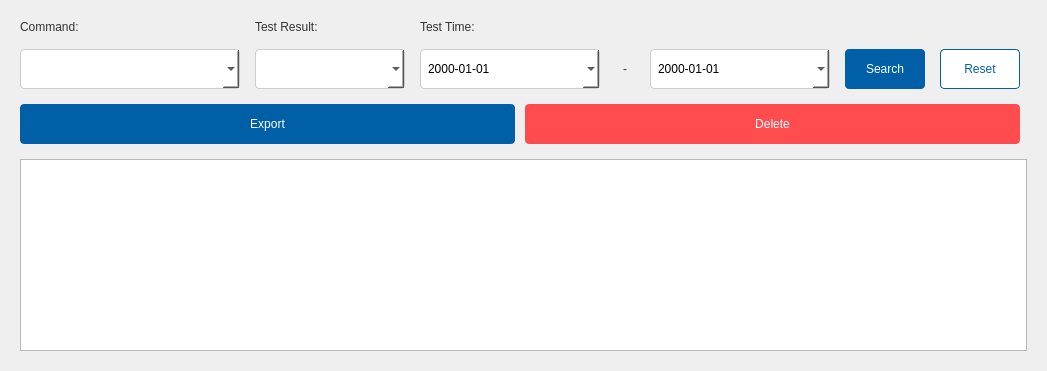
         <widget class="QWidget" name="page_serial">
          <property name="styleSheet">
             <string notr="true">
#wnd_serial_filters QLabel { font: 12pt &quot;微软雅黑&quot;; color: #333333; }
#wnd_serial_filters QLineEdit { border: 1px solid #CCCCCC; border-radius: 4px; padding: 5px; font: 12pt &quot;微软雅黑&quot;; background: #FFFFFF; }
#wnd_serial_filters QComboBox { border: 1px solid #CCCCCC; border-radius: 4px; padding: 5px; font: 12pt &quot;微软雅黑&quot;; background: #FFFFFF; }
#wnd_serial_filters QDateEdit { border: 1px solid #CCCCCC; border-radius: 4px; padding: 5px; font: 12pt &quot;微软雅黑&quot;; background: #FFFFFF; }
#btn_serial_record_query { background-color: #005FA7; color: #FFFFFF; border-radius: 4px; font: 12pt &quot;微软雅黑&quot;; border: none; }
#btn_serial_record_reset { background-color: #FFFFFF; color: #005FA7; border: 1px solid #005FA7; border-radius: 4px; font: 12pt &quot;微软雅黑&quot;; }
#btn_serial_record_export_excel { background-color: #005FA7; color: #FFFFFF; border-radius: 4px; font: 12pt &quot;微软雅黑&quot;; border: none; }
#btn_serial_record_delete { background-color: #FF4D4F; color: #FFFFFF; border-radius: 4px; font: 12pt &quot;微软雅黑&quot;; border: none; }
             </string>
          </property>
          <layout class="QVBoxLayout" name="verticalLayout_serial">
           <property name="spacing"> <number>15</number> </property>
           <property name="leftMargin"> <number>20</number> </property>
           <property name="topMargin"> <number>20</number> </property>
           <property name="rightMargin"> <number>20</number> </property>
           <property name="bottomMargin"> <number>20</number> </property>
           
           <item>
            <widget class="QWidget" name="wnd_serial_filters" native="true">
             <layout class="QGridLayout" name="gridLayout_serial_filters">
              <property name="margin"> <number>0</number> </property>
              <property name="spacing"> <number>15</number> </property>
              
              <item row="0" column="0"> <widget class="QLabel" name="lb_serial_record_cmd"> <property name="text"> <string>Command:</string> </property> </widget> </item>
              <item row="1" column="0"> <widget class="QComboBox" name="combo_serial_record_cmd"> <property name="minimumSize"> <size> <width>220</width> <height>40</height> </size> </property> </widget> </item>
              
              <item row="0" column="1"> <widget class="QLabel" name="lb_serial_record_result"> <property name="text"> <string>Test Result:</string> </property> </widget> </item>
              <item row="1" column="1"> <widget class="QComboBox" name="combo_serial_record_result"> <property name="minimumSize"> <size> <width>150</width> <height>40</height> </size> </property> </widget> </item>

              <item row="0" column="2" colspan="3"> <widget class="QLabel" name="lb_serial_record_test_time"> <property name="text"> <string>Test Time:</string> </property> </widget> </item>
              <item row="1" column="2"> 
                <widget class="QDateEdit" name="edt_serial_record_begin_date"> 
                   <property name="displayFormat"> <string>yyyy-MM-dd</string> </property> 
                   <property name="calendarPopup"> <bool>true</bool> </property> 
                   <property name="minimumSize"> <size> <width>180</width> <height>40</height> </size> </property> 
                </widget> 
              </item>
              <item row="1" column="3"> <widget class="QLabel" name="lb_serial_to"> <property name="text"> <string>-</string> </property> <property name="alignment"> <set>Qt::AlignCenter</set> </property> <property name="minimumSize"> <size> <width>20</width> <height>40</height> </size> </property> </widget> </item>
              <item row="1" column="4"> 
                <widget class="QDateEdit" name="edt_serial_record_end_date"> 
                   <property name="displayFormat"> <string>yyyy-MM-dd</string> </property> 
                   <property name="calendarPopup"> <bool>true</bool> </property> 
                   <property name="minimumSize"> <size> <width>180</width> <height>40</height> </size> </property> 
                </widget> 
              </item>
              
              <item row="1" column="5"> <widget class="QPushButton" name="btn_serial_record_query"> <property name="text"> <string>Search</string> </property> <property name="minimumSize"> <size> <width>80</width> <height>40</height> </size> </property> </widget> </item>
              <item row="1" column="6"> <widget class="QPushButton" name="btn_serial_record_reset"> <property name="text"> <string>Reset</string> </property> <property name="minimumSize"> <size> <width>80</width> <height>40</height> </size> </property> </widget> </item>
              
              <item row="1" column="7"> <spacer name="spacer_serial_filters"> <property name="orientation"> <enum>Qt::Horizontal</enum> </property> </spacer> </item>
             </layout>
            </widget>
           </item>

           <item>
            <widget class="QWidget" name="wnd_serial_actions" native="true">
             <layout class="QHBoxLayout" name="hbox_serial_actions">
              <property name="margin"> <number>0</number> </property>
              <property name="spacing"> <number>10</number> </property>
              <item> <widget class="QPushButton" name="btn_serial_record_export_excel"> <property name="text"> <string>Export</string> </property> <property name="minimumSize"> <size> <width>80</width> <height>40</height> </size> </property> </widget> </item>
              <item> <widget class="QPushButton" name="btn_serial_record_delete"> <property name="text"> <string>Delete</string> </property> <property name="minimumSize"> <size> <width>80</width> <height>40</height> </size> </property> </widget> </item>
              <item> <spacer name="spacer_serial_actions"> <property name="orientation"> <enum>Qt::Horizontal</enum> </property> </spacer> </item>
             </layout>
            </widget>
           </item>
           
           <item>
            <widget class="QTableView" name="tb_serial_record_result">
             <property name="selectionBehavior"> <enum>QAbstractItemView::SelectRows</enum> </property>
             <property name="sortingEnabled"> <bool>true</bool> </property>
             <property name="verticalScrollBarPolicy"> <enum>Qt::ScrollBarAsNeeded</enum> </property>
             <property name="alternatingRowColors"> <bool>true</bool> </property>
             <attribute name="horizontalHeaderStretchLastSection"> <bool>true</bool> </attribute>
            </widget>
           </item>
          </layout>
         </widget>
